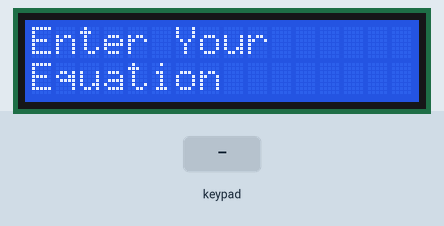
This program was run on a simulated ATmega32, built with avr-gcc and emulated at 8 MHz. Parts: 16×2 character LCD. Wiring (inferred from the signals the program sends): 4×4 keypad with keys 7 8 9 / 4 5 6 * 1 2 3 - A 0 = +: rows PC4, PC5, PC6, PC7; columns PC0, PC1, PC2, PC3. Wiring (inferred from the names in the program): character LCD (HD44780): RS PB5; R/W PB6; E PB7; data PA0, PA1, PA2, PA3, PA4, PA5, PA6, PA7. Inputs (shaded band) come from the test bench.

Above: at 1.2 s.
1.3 s: keypad keys 7 + 5 = pressed 0.4 s apart
At 3.9 s:
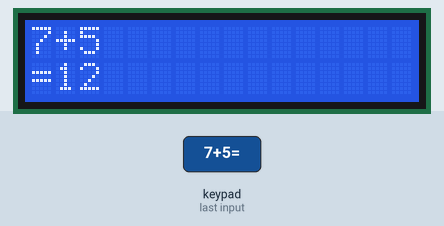
4.4 s: key '/' pressed
6.0 s: key '*' pressed
At 6.6 s:
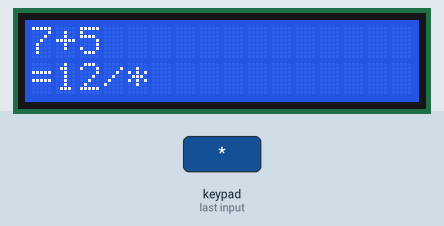
7.6 s: keypad keys 6 * 7 = pressed 0.4 s apart
At 10.3 s:
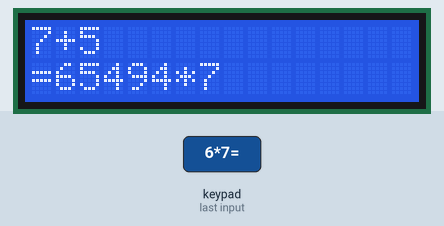
10.7 s: key '+' pressed
12.3 s: keypad keys 1 2 * pressed 0.4 s apart
At 14.4 s:
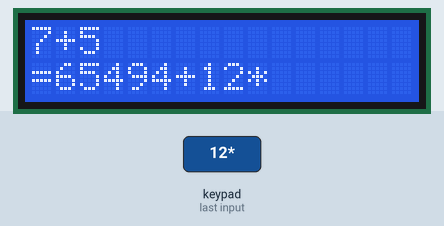
Timing chart, 0 to 15.9 s (numbered marks = the images above; inputs shaded):
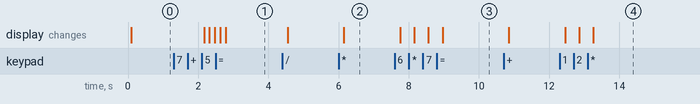

The program:

main.c
```c
/*
 * main.c
 *
 *  Created on: Oct 27, 2023
 *      Author: Aziz
 */

#include"../LIB/STD_TYPES.h"
#include "../LIB/BIT_MATH.h"
#include"../MCAL/DIO/DIO_interface.h"
#include "../MCAL/PORT/PORT_interface.h"
#include"../HAL/CLCD/CLCD_interface.h"
#include"../HAL/KPD/KPD_interface.h"
#include<util/delay.h>

u8 Global_u8PressedKey=0;
u8 Flag=1;
u16 Global_CalcArr[15];
u8 Global_u8Index=0;
u8 i=0;
u8 Result=0;
void main()
{
	PORT_voidInit();
	CLCD_voidInit();

	while(1)
	{
		CLCD_voidSendCommand(1);
		CLCD_voidWriteString("Enter Your");
		CLCD_voidGoToXY(0,1);
		CLCD_voidWriteString("Equation");
		_delay_ms(2000);
		CLCD_voidSendCommand(1);
		Flag=1;
		while(Flag)
		{
			Global_u8PressedKey=KPD_u8GetPressedKey();
			if(Global_u8PressedKey!=0xff)
			{
				if(Global_u8PressedKey<10)
				{
					ClCD_voidWriteInteger(Global_u8PressedKey);
					Global_CalcArr[Global_u8Index]=Global_u8PressedKey+Global_CalcArr[Global_u8Index]*10;
				}
				else if(Global_u8PressedKey=='=')
				{
					for(i=1;i<=Global_u8Index;i+=2)
					{

						if(Global_CalcArr[i]=='*')
						{
							Global_CalcArr[i+1]=Global_CalcArr[i-1]*Global_CalcArr[i+1];
							Global_CalcArr[i]='+';
							Global_CalcArr[i-1]=0;
						}
						else if(Global_CalcArr[i]=='/')
						{
							Global_CalcArr[i+1]=Global_CalcArr[i-1]/Global_CalcArr[i+1];
							Global_CalcArr[i]='+';
							Global_CalcArr[i-1]=0;
						}
					}
					for(i=1;i<=Global_u8Index;i+=2)
					{

						if(Global_CalcArr[i]=='+')
						{
							Global_CalcArr[i+1]=Global_CalcArr[i-1]+Global_CalcArr[i+1];
							Global_CalcArr[i-1]=0;
						}
						else if(Global_CalcArr[i]=='-')
						{
							Global_CalcArr[i+1]=Global_CalcArr[i-1]-Global_CalcArr[i+1];
							Global_CalcArr[i-1]=0;
						}
					}
					CLCD_voidGoToXY(0,1);
					CLCD_voidSendData(Global_u8PressedKey);
					ClCD_voidWriteInteger(Global_CalcArr[Global_u8Index]);
				}
				else
				{
					CLCD_voidSendData(Global_u8PressedKey);
					Global_u8Index++;
					Global_CalcArr[Global_u8Index]=Global_u8PressedKey;
					Global_u8Index++;
				}
			}
			if(Global_u8PressedKey=='A')
			{
				Flag=0;
				for(i=0;i<=Global_u8Index;i++)
				{
					Global_CalcArr[Global_u8Index]=0;
				}
			}
		}
	}
}
```

CLCD_config.h
```c
/*****************************************************************/
/*****************************************************************/
/***************		Author: Aziz Tarek		******************/
/***************		Layer: MCAL				******************/
/***************		SWC: DIO				******************/
/***************		Date: 25-7-2023			******************/
/***************		Version: 1.00			******************/
/*****************************************************************/
/*****************************************************************/

#ifndef CLCD_CONFIG_H_
#define CLCD_CONFIG_H_


#define CLCD_DATA_PORT     DIO_u8PORTA
#define CLCD_CTRL_PORT     DIO_u8PORTB

#define CLCD_RS_PIN        DIO_u8PIN5
#define CLCD_RW_PIN        DIO_u8PIN6
#define CLCD_E_PIN         DIO_u8PIN7


#endif
```

KPD_config.h
```c
/********************		Author: Aziz Tarek		**************/
/********************		Layer: HAL				**************/
/********************		SWC: KPD				**************/
/********************		Version: 1.00			**************/
/********************		Date: 26-10-2023		**************/
/*****************************************************************/
/*****************************************************************/


#ifndef KPD_CONFIG_H_
#define KPD_CONFIG_H_

#define KPD_BUTTONS_VAL  {{7,8,9,'/'},{4,5,6,'*'},{1,2,3,'-'},{'A',0,'=','+'}}

#define KPD_PORT   DIO_u8PORTC

#define NO_PRESSED_KEY 0xff
#define COULMN_PIN0   DIO_u8PIN0
#define COULMN_PIN1   DIO_u8PIN1
#define COULMN_PIN2   DIO_u8PIN2
#define COULMN_PIN3   DIO_u8PIN3

#define ROW_PIN0   DIO_u8PIN4
#define ROW_PIN1   DIO_u8PIN5
#define ROW_PIN2   DIO_u8PIN6
#define ROW_PIN3   DIO_u8PIN7


#endif
```

CLCD_interface.h
```c
/*****************************************************************/
/*****************************************************************/
/***************		Author: Aziz Tarek		******************/
/***************		Layer: MCAL				******************/
/***************		SWC: DIO				******************/
/***************		Date: 25-7-2023			******************/
/***************		Version: 1.00			******************/
/*****************************************************************/
/*****************************************************************/

#ifndef CLCD_INTERFACE_H_
#define CLCD_INTERFACE_H_

void CLCD_voidSendCommand (u8 Copy_u8Command);
void CLCD_voidSendData (u8 Copy_u8Data);
void CLCD_voidInit     (void);
void CLCD_voidGoToXY (u8 Copy_u8XPos , u8 Copy_u8YPos);
void CLCD_voidWriteSpecialCharacter(u8* Copy_pu8Pattern,u8 Copy_u8PatternNumber,u8 Copy_u8XPos,u8 Copy_u8YPos);
void CLCD_voidWriteString(u8* Local_u8String);
void ClCD_voidWriteInteger(u16 Local_u16Number);


#endif
```

CLCD_program.c
```c
/*****************************************************************/
/*****************************************************************/
/***************		Author: Aziz Tarek		******************/
/***************		Layer: MCAL				******************/
/***************		SWC: DIO				******************/
/***************		Date: 25-7-2023			******************/
/***************		Version: 1.00			******************/
/*****************************************************************/
/*****************************************************************/

#include"../../LIB/STD_TYPES.h"
#include<util/delay.h>

#include"../../MCAL/DIO/DIO_interface.h"
#include "CLCD_interface.h"
#include"CLCD_private.h"
#include"CLCD_config.h"


void CLCD_voidSendCommand (u8 Copy_u8Command)
{
	DIO_u8SetPinValue(CLCD_CTRL_PORT,CLCD_RS_PIN,DIO_u8PIN_LOW);
	DIO_u8SetPinValue(CLCD_CTRL_PORT,CLCD_RW_PIN,DIO_u8PIN_LOW);
	DIO_u8SetPortValue(CLCD_DATA_PORT,Copy_u8Command);
	DIO_u8SetPinValue(CLCD_CTRL_PORT,CLCD_E_PIN,DIO_u8PIN_HIGH);
	_delay_ms(2);
	DIO_u8SetPinValue(CLCD_CTRL_PORT,CLCD_E_PIN,DIO_u8PIN_LOW);
}
void CLCD_voidSendData (u8 Copy_u8Data)
{
	DIO_u8SetPinValue(CLCD_CTRL_PORT,CLCD_RS_PIN,DIO_u8PIN_HIGH);
	DIO_u8SetPinValue(CLCD_CTRL_PORT,CLCD_RW_PIN,DIO_u8PIN_LOW);
	DIO_u8SetPortValue(CLCD_DATA_PORT,Copy_u8Data);
	DIO_u8SetPinValue(CLCD_CTRL_PORT,CLCD_E_PIN,DIO_u8PIN_HIGH);
	_delay_ms(2);
	DIO_u8SetPinValue(CLCD_CTRL_PORT,CLCD_E_PIN,DIO_u8PIN_LOW);
}
void CLCD_voidInit     (void)
{
	_delay_ms(40);

	CLCD_voidSendCommand (0b00111000);
	CLCD_voidSendCommand (0b00001100);
	CLCD_voidSendCommand (1);

}
void CLCD_voidGoToXY (u8 Copy_u8XPos , u8 Copy_u8YPos)
{
	u8 Local_u8DDRAMAddress;

	Local_u8DDRAMAddress=0x40*Copy_u8YPos+Copy_u8XPos;
	CLCD_voidSendCommand(Local_u8DDRAMAddress+(1<<7));

}
void CLCD_voidWriteSpecialCharacter(u8* Copy_pu8Pattern,u8 Copy_u8PatternNumber,u8 Copy_u8XPos,u8 Copy_u8YPos)
{
	u8 Local_u8CGRAMAddress,Local_u8Counter;

	Local_u8CGRAMAddress=Copy_u8PatternNumber *8;

	CLCD_voidSendCommand(Local_u8CGRAMAddress+64);

	for(Local_u8Counter=0;Local_u8Counter<8;Local_u8Counter++)
	{
		CLCD_voidSendData(Copy_pu8Pattern[Local_u8Counter]);
	}
	CLCD_voidGoToXY(Copy_u8XPos,Copy_u8YPos);
	CLCD_voidSendData(Copy_u8PatternNumber);

}


void CLCD_voidWriteString(u8* Local_u8String)
{
	u8 Local_u8Index = 0;
	while(Local_u8String[Local_u8Index] != '\0')
	{
		CLCD_voidSendData(Local_u8String[Local_u8Index]);
		Local_u8Index++;
	}
}

void ClCD_voidWriteInteger(u16 Local_u16Number)
{
	u16 Local_u16NumberArr[10]={0};
	u8 Local_u8Counter=0;
	if(Local_u16Number==0)
	{
		CLCD_voidSendData('0');
		return;
	}
	while(Local_u16Number != 0)
	{
		Local_u16NumberArr[Local_u8Counter]=Local_u16Number%10+'0';
		Local_u16Number=Local_u16Number/10;
		Local_u8Counter++;
	}
	while(Local_u8Counter !=0)
	{
		CLCD_voidSendData(Local_u16NumberArr[Local_u8Counter-1]);
		Local_u8Counter--;
	}

}
```

KPD_interface.h
```c
/********************		Author: Aziz Tarek		**************/
/********************		Layer: HAL				**************/
/********************		SWC: KPD				**************/
/********************		Version: 1.00			**************/
/********************		Date: 26-10-2023		**************/
/*****************************************************************/
/*****************************************************************/

#ifndef KPD_INTERFACE_H_
#define KPD_INTERFACE_H_

u8 KPD_u8GetPressedKey(void);

#endif
```

KPD_program.c
```c
/********************		Author: Aziz Tarek		**************/
/********************		Layer: HAL				**************/
/********************		SWC: KPD				**************/
/********************		Version: 1.00			**************/
/********************		Date: 26-10-2023		**************/
/*****************************************************************/
/*****************************************************************/

#include"../../LIB/STD_TYPES.h"

#include"../../MCAL/DIO/DIO_interface.h"
#include "KPD_config.h"
#include "KPD_interface.h"
#include "KPD_private.h"

u8 KPD_u8GetPressedKey(void)
{
	u8 Local_u8ColIdx , Local_u8RowIdx , Local_u8PressedKey=NO_PRESSED_KEY,Local_u8PinState;
	u8 Local_KPDArr[ROW_NUMBER][COULMN_NUMBER]=KPD_BUTTONS_VAL;
	u8 Local_COLArr[COULMN_NUMBER]={COULMN_PIN0,COULMN_PIN1,COULMN_PIN2,COULMN_PIN3};
	u8 Local_ROWArr[ROW_NUMBER]={ROW_PIN0,ROW_PIN1,ROW_PIN2,ROW_PIN3};

	for(Local_u8ColIdx=0;Local_u8ColIdx<COULMN_NUMBER;Local_u8ColIdx++)
	{
		DIO_u8SetPinValue(KPD_PORT,Local_COLArr[Local_u8ColIdx],DIO_u8PIN_LOW);


		for(Local_u8RowIdx=0;Local_u8RowIdx<ROW_NUMBER;Local_u8RowIdx++)
		{
			DIO_u8GetPinValue(KPD_PORT,Local_ROWArr[Local_u8RowIdx],&Local_u8PinState);


			if(Local_u8PinState==DIO_u8PIN_LOW)
			{
				while(Local_u8PinState==DIO_u8PIN_LOW)
				{
					DIO_u8GetPinValue(KPD_PORT,Local_ROWArr[Local_u8RowIdx],&Local_u8PinState);
				}
				Local_u8PressedKey=Local_KPDArr[Local_u8RowIdx][Local_u8ColIdx];
				DIO_u8SetPinValue(KPD_PORT,Local_COLArr[Local_u8ColIdx],DIO_u8PIN_HIGH);
				return Local_u8PressedKey;
			}
		}
		DIO_u8SetPinValue(KPD_PORT,Local_COLArr[Local_u8ColIdx],DIO_u8PIN_HIGH);
	}

	return Local_u8PressedKey;
}
```

CLCD_private.h
```c

```

KPD_private.h
```c
/********************		Author: Aziz Tarek		**************/
/********************		Layer: HAL				**************/
/********************		SWC: KPD				**************/
/********************		Version: 1.00			**************/
/********************		Date: 26-10-2023		**************/
/*****************************************************************/
/*****************************************************************/

#ifndef KPD_PRIVATE_H_
#define KPD_PRIVATE_H

#define COULMN_NUMBER 4
#define ROW_NUMBER 4

#endif
```

BIT_MATH.h
```c
#ifndef BIT_MATH_H_
#define BIT_MATH_H_

#define SET_BIT(VAR,BIT_NO)			(VAR|=(1<<BIT_NO))
#define CLR_BIT(VAR,BIT_NO)			(VAR&=(~(1<<BIT_NO)))
#define TOGGLE_BIT(VAR,BIT_NO)		(VAR^=(1<<BIT_NO))
#define GET_BIT(VAR,BIT_NO)			((VAR>>BIT_NO)&0x01)

#endif
```

STD_TYPES.h
```c
#ifndef STD_TYPES_H_
#define STD_TYPES_H_

typedef unsigned char u8;
typedef signed char s8;

typedef unsigned short int u16;
typedef signed short int s16;

typedef unsigned long int u32;
typedef signed long int s32;

typedef unsigned long long int u64;
typedef signed long long int s64;

typedef float f32;
typedef double f64;
typedef long double f96;


#define OK 		0
#define NOK		1

#define NULL	0
#endif
```

DIO_config.h
```c

```

DIO_interface.h
```c
/*****************************************************************/
/*****************************************************************/
/***************		Author: Aziz Tarek		******************/
/***************		Layer: MCAL				******************/
/***************		SWC: DIO				******************/
/***************		Date: 22-7-2023			******************/
/***************		Version: 1.00			******************/
/*****************************************************************/
/*****************************************************************/

#ifndef DIO_INTERFACE_H_
#define DIO_INTERFACE_H_


#define DIO_u8PORTA  0
#define DIO_u8PORTB  1
#define DIO_u8PORTC  2
#define DIO_u8PORTD  3


#define DIO_u8PIN0 0
#define DIO_u8PIN1 1
#define DIO_u8PIN2 2
#define DIO_u8PIN3 3
#define DIO_u8PIN4 4
#define DIO_u8PIN5 5
#define DIO_u8PIN6 6
#define DIO_u8PIN7 7


#define DIO_u8PIN_INPUT  0
#define DIO_u8PIN_OUTPUT 1

#define DIO_u8PIN_HIGH 1
#define DIO_u8PIN_LOW 0

#define DIO_u8PORT_OUTPUT 0xff
#define DIO_u8PORT_INPUT   0

#define DIO_u8PORT_HIGH 0xff
#define DIO_u8PORT_LOW 0xff

u8 DIO_u8SetPinDirection  (u8 Copy_u8Port , u8 Copy_u8Pin , u8 Copy_u8Direction);
u8 DIO_u8SetPortDirection (u8 Copy_u8Port , u8 Copy_u8Direction);
u8 DIO_u8SetPinValue      (u8 Copy_u8Port , u8 Copy_u8Pin , u8 Copy_u8Value);
u8 DIO_u8SetPortValue     (u8 Copy_u8Port , u8 Copy_u8Value);
u8 DIO_u8GetPinValue      (u8 Copy_u8Port , u8 Copy_u8Pin , u8 *Copy_pu8Value);

#endif
```

DIO_private.h
```c

```

DIO_program.c
```c
/*****************************************************************/
/*****************************************************************/
/***************		Author: Aziz Tarek		******************/
/***************		Layer: MCAL				******************/
/***************		SWC: DIO				******************/
/***************		Date: 22-7-2023			******************/
/***************		Version: 1.00			******************/
/*****************************************************************/
/*****************************************************************/

#include "../../LIB/BIT_MATH.h"
#include "../../LIB/STD_TYPES.h"
#include "DIO_interface.h"
#include "DIO_config.h"
#include "DIO_private.h"
#include "DIO_register.h"

u8 DIO_u8SetPinDirection  (u8 Copy_u8Port, u8 Copy_u8Pin , u8 Copy_u8Direction)
{
	u8 Local_u8ErrorState=OK;

	if(Copy_u8Pin<=DIO_u8PIN7)
	{
		if (Copy_u8Direction==DIO_u8PIN_OUTPUT)
		{
			switch (Copy_u8Port)
			{
			case DIO_u8PORTA: SET_BIT(DDRA,Copy_u8Pin); break;
			case DIO_u8PORTB: SET_BIT(DDRB,Copy_u8Pin); break;
			case DIO_u8PORTC: SET_BIT(DDRC,Copy_u8Pin); break;
			case DIO_u8PORTD: SET_BIT(DDRD,Copy_u8Pin); break;
			default : Local_u8ErrorState=NOK;
			}
		}
		else if (Copy_u8Direction==DIO_u8PIN_INPUT)
		{
			switch (Copy_u8Port)
			{
			case DIO_u8PORTA: CLR_BIT(DDRA,Copy_u8Pin); break;
			case DIO_u8PORTB: CLR_BIT(DDRB,Copy_u8Pin); break;
			case DIO_u8PORTC: CLR_BIT(DDRC,Copy_u8Pin); break;
			case DIO_u8PORTD: CLR_BIT(DDRD,Copy_u8Pin); break;
			default : Local_u8ErrorState=NOK;
			}
		}
		else
		{
			Local_u8ErrorState=NOK;
		}
	}
	else
	{
		Local_u8ErrorState=NOK;
	}

	return Local_u8ErrorState ;
}
u8 DIO_u8SetPortDirection (u8 Copy_u8Port, u8 Copy_u8Direction)
{
	u8 Local_u8ErrorState=OK;

	switch (Copy_u8Port)
	{
	case DIO_u8PORTA: DDRA=Copy_u8Direction; break;
	case DIO_u8PORTB: DDRB=Copy_u8Direction; break;
	case DIO_u8PORTC: DDRC=Copy_u8Direction; break;
	case DIO_u8PORTD: DDRD=Copy_u8Direction; break;
	default : Local_u8ErrorState=NOK;
	}
	return Local_u8ErrorState ;
}
u8 DIO_u8SetPinValue      (u8 Copy_u8Port, u8 Copy_u8Pin , u8 Copy_u8Value)
{
	u8 Local_u8ErrorState=OK;

	if(Copy_u8Pin<=DIO_u8PIN7)
	{
		if (Copy_u8Value==DIO_u8PIN_HIGH)
		{
			switch (Copy_u8Port)
			{
			case DIO_u8PORTA: SET_BIT(PORTA,Copy_u8Pin); break;
			case DIO_u8PORTB: SET_BIT(PORTB,Copy_u8Pin); break;
			case DIO_u8PORTC: SET_BIT(PORTC,Copy_u8Pin); break;
			case DIO_u8PORTD: SET_BIT(PORTD,Copy_u8Pin); break;
			default : Local_u8ErrorState=NOK;
			}
		}
		else if (Copy_u8Value==DIO_u8PIN_LOW)
		{
			switch (Copy_u8Port)
			{
			case DIO_u8PORTA: CLR_BIT(PORTA,Copy_u8Pin); break;
			case DIO_u8PORTB: CLR_BIT(PORTB,Copy_u8Pin); break;
			case DIO_u8PORTC: CLR_BIT(PORTC,Copy_u8Pin); break;
			case DIO_u8PORTD: CLR_BIT(PORTD,Copy_u8Pin); break;
			default : Local_u8ErrorState=NOK;
			}
		}
		else
		{
			Local_u8ErrorState=NOK;
		}
	}
	else
	{
		Local_u8ErrorState=NOK;
	}

	return Local_u8ErrorState ;
}
u8 DIO_u8SetPortValue     (u8 Copy_u8Port, u8 Copy_u8Value)
{
	u8 Local_u8ErrorState=OK;

	switch (Copy_u8Port)
	{
	case DIO_u8PORTA: PORTA=Copy_u8Value; break;
	case DIO_u8PORTB: PORTB=Copy_u8Value; break;
	case DIO_u8PORTC: PORTC=Copy_u8Value; break;
	case DIO_u8PORTD: PORTD=Copy_u8Value; break;
	default : Local_u8ErrorState=NOK;
	}
	return Local_u8ErrorState ;
}
u8 DIO_u8GetPinValue      (u8 Copy_u8Port, u8 Copy_u8Pin , u8 *Copy_pu8Value)
{
	u8 Local_u8ErrorState=OK;

	if((Copy_pu8Value != NULL) && (Copy_u8Pin<=DIO_u8PIN7))
	{
		switch (Copy_u8Port)
		{
		case DIO_u8PORTA: *Copy_pu8Value = GET_BIT(PINA,Copy_u8Pin); break;
		case DIO_u8PORTB: *Copy_pu8Value = GET_BIT(PINB,Copy_u8Pin); break;
		case DIO_u8PORTC: *Copy_pu8Value = GET_BIT(PINC,Copy_u8Pin); break;
		case DIO_u8PORTD: *Copy_pu8Value = GET_BIT(PIND,Copy_u8Pin); break;
		default : Local_u8ErrorState=NOK;
		}
	}
	return Local_u8ErrorState ;
}
```

DIO_register.h
```c
/*****************************************************************/
/*****************************************************************/
/***************		Author: Aziz Tarek		******************/
/***************		Layer: MCAL				******************/
/***************		SWC: DIO				******************/
/***************		Date: 22-7-2023			******************/
/***************		Version: 1.00			******************/
/*****************************************************************/
/*****************************************************************/

/*Preprocessor file guard*/
#ifndef DIO_REGISTER_H_
#define DIO_REGISTER_H_

#define PORTA	 	*((volatile u8*)0x3B)
#define DDRA 	 	*((volatile u8*)0x3A)
#define PINA 	 	*((volatile u8*)0x39)

#define PORTB		*((volatile u8*)0x38)
#define DDRB 		*((volatile u8*)0x37)
#define PINB 		*((volatile u8*)0x36)

#define PORTC		*((volatile u8*)0x35)
#define DDRC 		*((volatile u8*)0x34)
#define PINC 		*((volatile u8*)0x33)

#define PORTD		*((volatile u8*)0x32)
#define DDRD 		*((volatile u8*)0x31)
#define PIND 		*((volatile u8*)0x30)


#endif
```

PORT_interface.h
```c
/*****************************************************************/
/*****************************************************************/
/********************		Author: Amgad Samir		**************/
/********************		Layer: MCAL				**************/
/********************		SWC: PORT				**************/
/********************		Version: 1.00			**************/
/********************		Date: 31-8-2020			**************/
/*****************************************************************/
/*****************************************************************/

#ifndef PORT_INTERFACE_H_
#define PORT_INTERFACE_H_

void PORT_voidInit(void);

#endif
```

Source omitted: PORT_config.h (3209 bytes), PORT_private.h (2297 bytes), PORT_program.c (906 bytes), PORT_register.h (916 bytes)

Measured:
- after the input at 1.3 s, the display: first differs from a run without the input after 1.0 s (image 1 shows a later state)
- after the input at 6.0 s, the display: changes after 0.15 s (image 2)
- after the input at 7.6 s, the display: first changes after 0.15 s (image 3 shows a later state)
- after the input at 12.3 s, the display: first changes after 0.15 s (image 4 shows a later state)
